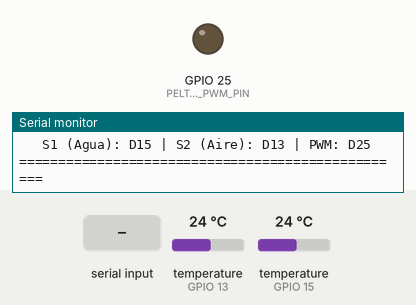
Recording of a sketch running on a simulated ESP32. Shown: output pins drawn as LEDs (lit = HIGH), the last lines printed to the serial monitor. The inputs (shaded band) are chosen by the test bench; at power-on: temperature (sensors on GPIO 13, GPIO 15) 24 °C.

Above: at 1.7 s.
1.8 s: "S" received over Serial
At 2.7 s:
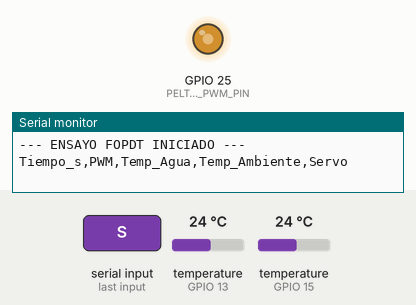
3.3 s: "X" received over Serial
At 3.8 s:
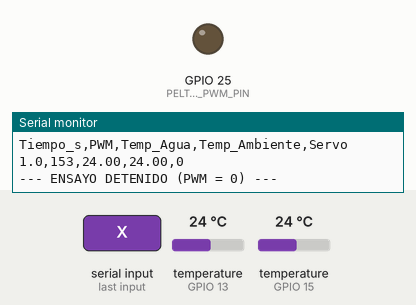
4.8 s: "s" received over Serial
At 6.0 s:
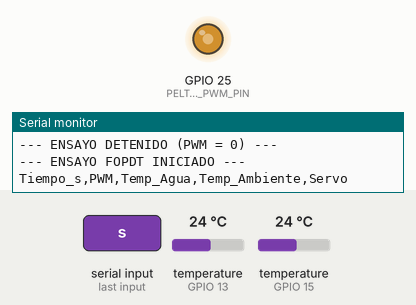
6.3 s: "x" received over Serial
At 7.3 s:
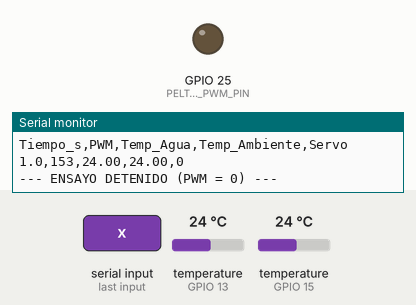
Timing chart, 0 to 8.8 s (numbered marks = the images above; inputs shaded):
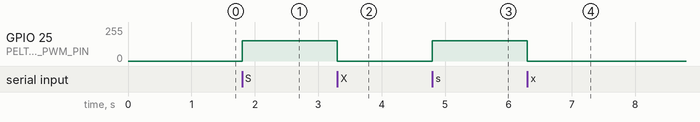

The sketch:

step_response.ino
```cpp
#include <OneWire.h>
#include <DallasTemperature.h>
#include "driver/gpio.h"

// ========================================================
// ASIGNACIÓN DE PINES HARDWARE - ALUNA PBR-02
// Ensayo de Respuesta al Escalón (FOPDT Dual)
// ========================================================
const int PIN_SENSOR_AGUA_15 = 15; // D15 (Canal primario Agua DS18B20)
const int PIN_SENSOR_AGUA_14 = 14; // D14 (Canal alternativo)
const int PIN_SENSOR_AIRE_13 = 13; // D13 (Canal Ambiente / Disipador)
const int PELTIER_PWM_PIN    = 25; // D25 (Control MOSFET Peltier)

OneWire oneWireAgua15(PIN_SENSOR_AGUA_15);
DallasTemperature sensorAgua15(&oneWireAgua15);

OneWire oneWireAgua14(PIN_SENSOR_AGUA_14);
DallasTemperature sensorAgua14(&oneWireAgua14);

OneWire oneWireAire13(PIN_SENSOR_AIRE_13);
DallasTemperature sensorAire13(&oneWireAire13);

const int POTENCIA_ESCALON = 153; // Escalón 60% (153/255)
int pwm_actual = 0;
bool prueba_iniciada = false;

unsigned long tiempo_inicio = 0;
unsigned long tiempo_anterior = 0;
const unsigned long INTERVALO_MUESTREO = 1000;

void setup() {
  Serial.begin(115200);
  delay(500);

  pinMode(PIN_SENSOR_AGUA_15, INPUT_PULLUP);
  pinMode(PIN_SENSOR_AGUA_14, INPUT_PULLUP);
  pinMode(PIN_SENSOR_AIRE_13, INPUT_PULLUP);
  gpio_pullup_en((gpio_num_t)PIN_SENSOR_AGUA_15);
  gpio_pullup_en((gpio_num_t)PIN_SENSOR_AGUA_14);
  gpio_pullup_en((gpio_num_t)PIN_SENSOR_AIRE_13);

  sensorAgua15.begin();
  sensorAgua14.begin();
  sensorAire13.begin();
  sensorAgua15.setWaitForConversion(true);
  sensorAgua14.setWaitForConversion(true);
  sensorAire13.setWaitForConversion(true);
  sensorAgua15.setResolution(10);
  sensorAgua14.setResolution(10);
  sensorAire13.setResolution(10);

  ledcAttach(PELTIER_PWM_PIN, 1000, 8);
  ledcWrite(PELTIER_PWM_PIN, 0);

  Serial.println("==================================================");
  Serial.println("   ALUNA PBR-02 | ENSAYO ESCALON D15 & D13        ");
  Serial.println("   S1 (Agua): D15 | S2 (Aire): D13 | PWM: D25     ");
  Serial.println("==================================================");
}

void loop() {
  if (Serial.available() > 0) {
    char c = Serial.read();
    if (c == 'S' || c == 's') {
      prueba_iniciada = true;
      pwm_actual = POTENCIA_ESCALON;
      ledcWrite(PELTIER_PWM_PIN, pwm_actual);
      tiempo_inicio = millis();
      tiempo_anterior = millis();
      Serial.println("\n--- ENSAYO FOPDT INICIADO ---");
      Serial.println("Tiempo_s,PWM,Temp_Agua,Temp_Ambiente,Servo");
    } else if (c == 'X' || c == 'x') {
      prueba_iniciada = false;
      pwm_actual = 0;
      ledcWrite(PELTIER_PWM_PIN, 0);
      Serial.println("\n--- ENSAYO DETENIDO (PWM = 0) ---");
    }
  }

  if (prueba_iniciada) {
    unsigned long ahora = millis();
    if (ahora - tiempo_anterior >= INTERVALO_MUESTREO) {
      tiempo_anterior = ahora;

      sensorAgua15.requestTemperatures();
      float t1 = sensorAgua15.getTempCByIndex(0);
      if (t1 == DEVICE_DISCONNECTED_C || t1 <= -100.0) {
        sensorAgua14.requestTemperatures();
        float t14 = sensorAgua14.getTempCByIndex(0);
        if (t14 > -100.0 && t14 != DEVICE_DISCONNECTED_C) t1 = t14;
      }

      sensorAire13.requestTemperatures();
      float t2 = sensorAire13.getTempCByIndex(0);
      if (sensorAgua15.getDeviceCount() >= 2 && (t2 == DEVICE_DISCONNECTED_C || t2 <= -100.0)) {
        t2 = sensorAgua15.getTempCByIndex(1);
      }

      float t_seg = (ahora - tiempo_inicio) / 1000.0;

      Serial.print(t_seg, 1);
      Serial.print(",");
      Serial.print(pwm_actual);
      Serial.print(",");
      Serial.print(t1, 2);
      Serial.print(",");
      Serial.print(t2, 2);
      Serial.println(",0");
    }
  }
}
```

Measured:
- after the input at 1.8 s, GPIO 25 (PELTIER_PWM_PIN): 0/255 → 152/255 at once
- after the input at 3.3 s, GPIO 25 (PELTIER_PWM_PIN): 152/255 → 0/255 at once
- after the input at 4.8 s, GPIO 25 (PELTIER_PWM_PIN): 0/255 → 152/255 at once
- after the input at 6.3 s, GPIO 25 (PELTIER_PWM_PIN): 152/255 → 0/255 at once
